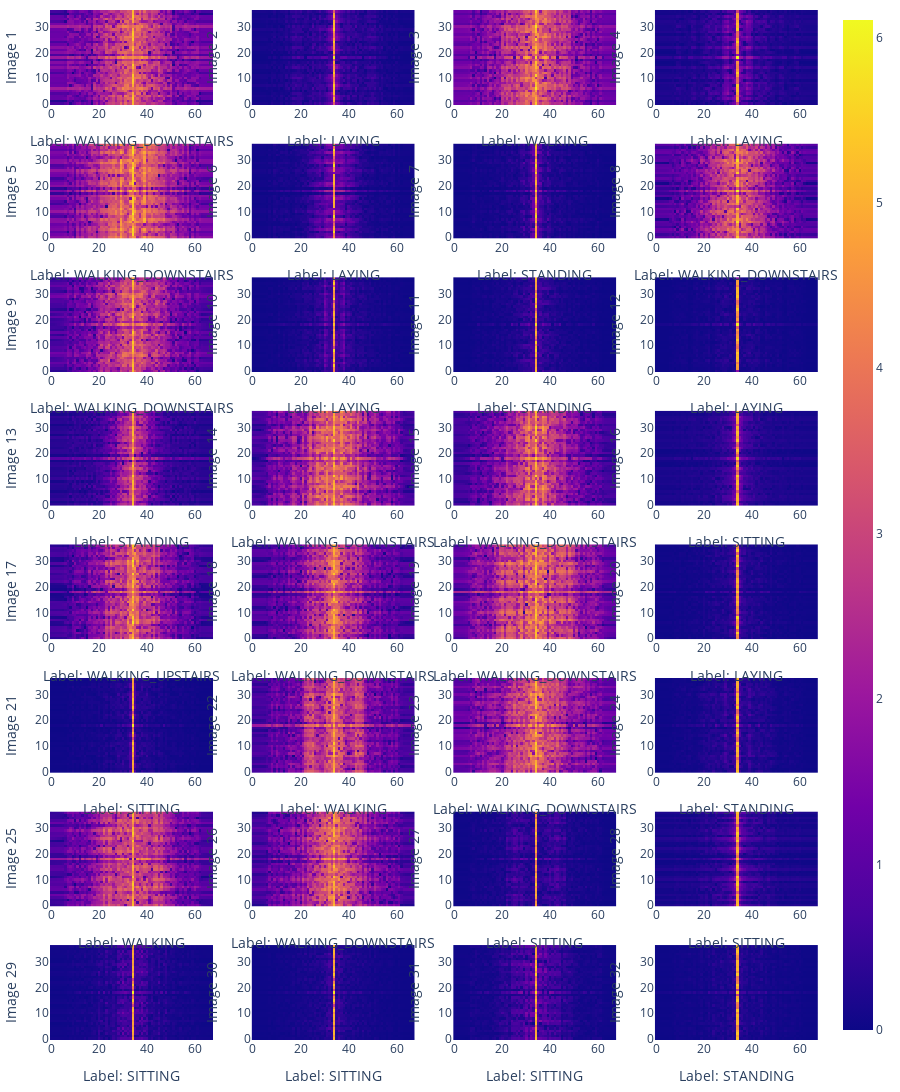

Here is the notebook cell this chart was saved with:
### Code cell
images, labels = next(iter(train_dataloader))
labels = labels.flatten()

fig = make_subplots(rows=8, cols=4)
for i, img in enumerate(images): 
  row = i // 4
  col = i % 4
  fig.add_trace(px.imshow(np.log(img + 1), color_continuous_scale='gray').data[0], row=row+1, col=col+1)
  fig.update_xaxes(title_text=f'Label: {label_names[int(labels[i])]}', row=row+1, col=col+1)
  fig.update_yaxes(title_text=f'Image {i+1}', row=row+1, col=col+1)

fig.update_layout(
  {
    "autosize": True,
    "margin": dict(l=10, r=10, t=10, b=10),
    "template": "plotly_white",
    "height": 1200  
  }
)
fig.show()

### Figure 1 — Plotly figure (JSON) as saved in the notebook; plotly's stock layout.template omitted (floating-point values rounded to 4 significant figures; data arrays with more than 128 entries replaced by an {"elided": "..."} marker saying what was removed)
{"data": [{"coloraxis": "coloraxis", "hovertemplate": "x: %{x}<br>y: %{y}<br>color: %{z}<extra></extra>", "name": "0", "type": "heatmap", "xaxis": "x", "yaxis": "y", "z": {"elided": "37x68 float values"}}, {"coloraxis": "coloraxis", "hovertemplate": "x: %{x}<br>y: %{y}<br>color: %{z}<extra></extra>", "name": "0", "type": "heatmap", "xaxis": "x2", "yaxis": "y2", "z": {"elided": "37x68 float values"}}, {"coloraxis": "coloraxis", "hovertemplate": "x: %{x}<br>y: %{y}<br>color: %{z}<extra></extra>", "name": "0", "type": "heatmap", "xaxis": "x3", "yaxis": "y3", "z": {"elided": "37x68 float values"}}, {"coloraxis": "coloraxis", "hovertemplate": "x: %{x}<br>y: %{y}<br>color: %{z}<extra></extra>", "name": "0", "type": "heatmap", "xaxis": "x4", "yaxis": "y4", "z": {"elided": "37x68 float values"}}, {"coloraxis": "coloraxis", "hovertemplate": "x: %{x}<br>y: %{y}<br>color: %{z}<extra></extra>", "name": "0", "type": "heatmap", "xaxis": "x5", "yaxis": "y5", "z": {"elided": "37x68 float values"}}, {"coloraxis": "coloraxis", "hovertemplate": "x: %{x}<br>y: %{y}<br>color: %{z}<extra></extra>", "name": "0", "type": "heatmap", "xaxis": "x6", "yaxis": "y6", "z": {"elided": "37x68 float values"}}, {"coloraxis": "coloraxis", "hovertemplate": "x: %{x}<br>y: %{y}<br>color: %{z}<extra></extra>", "name": "0", "type": "heatmap", "xaxis": "x7", "yaxis": "y7", "z": {"elided": "37x68 float values"}}, {"coloraxis": "coloraxis", "hovertemplate": "x: %{x}<br>y: %{y}<br>color: %{z}<extra></extra>", "name": "0", "type": "heatmap", "xaxis": "x8", "yaxis": "y8", "z": {"elided": "37x68 float values"}}, {"coloraxis": "coloraxis", "hovertemplate": "x: %{x}<br>y: %{y}<br>color: %{z}<extra></extra>", "name": "0", "type": "heatmap", "xaxis": "x9", "yaxis": "y9", "z": {"elided": "37x68 float values"}}, {"coloraxis": "coloraxis", "hovertemplate": "x: %{x}<br>y: %{y}<br>color: %{z}<extra></extra>", "name": "0", "type": "heatmap", "xaxis": "x10", "yaxis": "y10", "z": {"elided": "37x68 float values"}}, {"coloraxis": "coloraxis", "hovertemplate": "x: %{x}<br>y: %{y}<br>color: %{z}<extra></extra>", "name": "0", "type": "heatmap", "xaxis": "x11", "yaxis": "y11", "z": {"elided": "37x68 float values"}}, {"coloraxis": "coloraxis", "hovertemplate": "x: %{x}<br>y: %{y}<br>color: %{z}<extra></extra>", "name": "0", "type": "heatmap", "xaxis": "x12", "yaxis": "y12", "z": {"elided": "37x68 float values"}}, {"coloraxis": "coloraxis", "hovertemplate": "x: %{x}<br>y: %{y}<br>color: %{z}<extra></extra>", "name": "0", "type": "heatmap", "xaxis": "x13", "yaxis": "y13", "z": {"elided": "37x68 float values"}}, {"coloraxis": "coloraxis", "hovertemplate": "x: %{x}<br>y: %{y}<br>color: %{z}<extra></extra>", "name": "0", "type": "heatmap", "xaxis": "x14", "yaxis": "y14", "z": {"elided": "37x68 float values"}}, {"coloraxis": "coloraxis", "hovertemplate": "x: %{x}<br>y: %{y}<br>color: %{z}<extra></extra>", "name": "0", "type": "heatmap", "xaxis": "x15", "yaxis": "y15", "z": {"elided": "37x68 float values"}}, {"coloraxis": "coloraxis", "hovertemplate": "x: %{x}<br>y: %{y}<br>color: %{z}<extra></extra>", "name": "0", "type": "heatmap", "xaxis": "x16", "yaxis": "y16", "z": {"elided": "37x68 float values"}}, {"coloraxis": "coloraxis", "hovertemplate": "x: %{x}<br>y: %{y}<br>color: %{z}<extra></extra>", "name": "0", "type": "heatmap", "xaxis": "x17", "yaxis": "y17", "z": {"elided": "37x68 float values"}}, {"coloraxis": "coloraxis", "hovertemplate": "x: %{x}<br>y: %{y}<br>color: %{z}<extra></extra>", "name": "0", "type": "heatmap", "xaxis": "x18", "yaxis": "y18", "z": {"elided": "37x68 float values"}}, {"coloraxis": "coloraxis", "hovertemplate": "x: %{x}<br>y: %{y}<br>color: %{z}<extra></extra>", "name": "0", "type": "heatmap", "xaxis": "x19", "yaxis": "y19", "z": {"elided": "37x68 float values"}}, {"coloraxis": "coloraxis", "hovertemplate": "x: %{x}<br>y: %{y}<br>color: %{z}<extra></extra>", "name": "0", "type": "heatmap", "xaxis": "x20", "yaxis": "y20", "z": {"elided": "37x68 float values"}}, {"coloraxis": "coloraxis", "hovertemplate": "x: %{x}<br>y: %{y}<br>color: %{z}<extra></extra>", "name": "0", "type": "heatmap", "xaxis": "x21", "yaxis": "y21", "z": {"elided": "37x68 float values"}}, {"coloraxis": "coloraxis", "hovertemplate": "x: %{x}<br>y: %{y}<br>color: %{z}<extra></extra>", "name": "0", "type": "heatmap", "xaxis": "x22", "yaxis": "y22", "z": {"elided": "37x68 float values"}}, {"coloraxis": "coloraxis", "hovertemplate": "x: %{x}<br>y: %{y}<br>color: %{z}<extra></extra>", "name": "0", "type": "heatmap", "xaxis": "x23", "yaxis": "y23", "z": {"elided": "37x68 float values"}}, {"coloraxis": "coloraxis", "hovertemplate": "x: %{x}<br>y: %{y}<br>color: %{z}<extra></extra>", "name": "0", "type": "heatmap", "xaxis": "x24", "yaxis": "y24", "z": {"elided": "37x68 float values"}}, {"coloraxis": "coloraxis", "hovertemplate": "x: %{x}<br>y: %{y}<br>color: %{z}<extra></extra>", "name": "0", "type": "heatmap", "xaxis": "x25", "yaxis": "y25", "z": {"elided": "37x68 float values"}}, {"coloraxis": "coloraxis", "hovertemplate": "x: %{x}<br>y: %{y}<br>color: %{z}<extra></extra>", "name": "0", "type": "heatmap", "xaxis": "x26", "yaxis": "y26", "z": {"elided": "37x68 float values"}}, {"coloraxis": "coloraxis", "hovertemplate": "x: %{x}<br>y: %{y}<br>color: %{z}<extra></extra>", "name": "0", "type": "heatmap", "xaxis": "x27", "yaxis": "y27", "z": {"elided": "37x68 float values"}}, {"coloraxis": "coloraxis", "hovertemplate": "x: %{x}<br>y: %{y}<br>color: %{z}<extra></extra>", "name": "0", "type": "heatmap", "xaxis": "x28", "yaxis": "y28", "z": {"elided": "37x68 float values"}}, {"coloraxis": "coloraxis", "hovertemplate": "x: %{x}<br>y: %{y}<br>color: %{z}<extra></extra>", "name": "0", "type": "heatmap", "xaxis": "x29", "yaxis": "y29", "z": {"elided": "37x68 float values"}}, {"coloraxis": "coloraxis", "hovertemplate": "x: %{x}<br>y: %{y}<br>color: %{z}<extra></extra>", "name": "0", "type": "heatmap", "xaxis": "x30", "yaxis": "y30", "z": {"elided": "37x68 float values"}}, {"coloraxis": "coloraxis", "hovertemplate": "x: %{x}<br>y: %{y}<br>color: %{z}<extra></extra>", "name": "0", "type": "heatmap", "xaxis": "x31", "yaxis": "y31", "z": {"elided": "37x68 float values"}}, {"coloraxis": "coloraxis", "hovertemplate": "x: %{x}<br>y: %{y}<br>color: %{z}<extra></extra>", "name": "0", "type": "heatmap", "xaxis": "x32", "yaxis": "y32", "z": {"elided": "37x68 float values"}}], "layout": {"autosize": true, "height": 1200, "margin": {"b": 10, "l": 10, "r": 10, "t": 10}, "xaxis": {"anchor": "y", "domain": [0, 0.2125], "title": {"text": "Label: WALKING_DOWNSTAIRS"}}, "xaxis10": {"anchor": "y10", "domain": [0.2625, 0.475], "title": {"text": "Label: LAYING"}}, "xaxis11": {"anchor": "y11", "domain": [0.525, 0.7375], "title": {"text": "Label: STANDING"}}, "xaxis12": {"anchor": "y12", "domain": [0.7875, 1], "title": {"text": "Label: LAYING"}}, "xaxis13": {"anchor": "y13", "domain": [0, 0.2125], "title": {"text": "Label: STANDING"}}, "xaxis14": {"anchor": "y14", "domain": [0.2625, 0.475], "title": {"text": "Label: WALKING_DOWNSTAIRS"}}, "xaxis15": {"anchor": "y15", "domain": [0.525, 0.7375], "title": {"text": "Label: WALKING_DOWNSTAIRS"}}, "xaxis16": {"anchor": "y16", "domain": [0.7875, 1], "title": {"text": "Label: SITTING"}}, "xaxis17": {"anchor": "y17", "domain": [0, 0.2125], "title": {"text": "Label: WALKING_UPSTAIRS"}}, "xaxis18": {"anchor": "y18", "domain": [0.2625, 0.475], "title": {"text": "Label: WALKING_DOWNSTAIRS"}}, "xaxis19": {"anchor": "y19", "domain": [0.525, 0.7375], "title": {"text": "Label: WALKING_DOWNSTAIRS"}}, "xaxis2": {"anchor": "y2", "domain": [0.2625, 0.475], "title": {"text": "Label: LAYING"}}, "xaxis20": {"anchor": "y20", "domain": [0.7875, 1], "title": {"text": "Label: LAYING"}}, "xaxis21": {"anchor": "y21", "domain": [0, 0.2125], "title": {"text": "Label: SITTING"}}, "xaxis22": {"anchor": "y22", "domain": [0.2625, 0.475], "title": {"text": "Label: WALKING"}}, "xaxis23": {"anchor": "y23", "domain": [0.525, 0.7375], "title": {"text": "Label: WALKING_DOWNSTAIRS"}}, "xaxis24": {"anchor": "y24", "domain": [0.7875, 1], "title": {"text": "Label: STANDING"}}, "xaxis25": {"anchor": "y25", "domain": [0, 0.2125], "title": {"text": "Label: WALKING"}}, "xaxis26": {"anchor": "y26", "domain": [0.2625, 0.475], "title": {"text": "Label: WALKING_DOWNSTAIRS"}}, "xaxis27": {"anchor": "y27", "domain": [0.525, 0.7375], "title": {"text": "Label: SITTING"}}, "xaxis28": {"anchor": "y28", "domain": [0.7875, 1], "title": {"text": "Label: SITTING"}}, "xaxis29": {"anchor": "y29", "domain": [0, 0.2125], "title": {"text": "Label: SITTING"}}, "xaxis3": {"anchor": "y3", "domain": [0.525, 0.7375], "title": {"text": "Label: WALKING"}}, "xaxis30": {"anchor": "y30", "domain": [0.2625, 0.475], "title": {"text": "Label: SITTING"}}, "xaxis31": {"anchor": "y31", "domain": [0.525, 0.7375], "title": {"text": "Label: SITTING"}}, "xaxis32": {"anchor": "y32", "domain": [0.7875, 1], "title": {"text": "Label: STANDING"}}, "xaxis4": {"anchor": "y4", "domain": [0.7875, 1], "title": {"text": "Label: LAYING"}}, "xaxis5": {"anchor": "y5", "domain": [0, 0.2125], "title": {"text": "Label: WALKING_DOWNSTAIRS"}}, "xaxis6": {"anchor": "y6", "domain": [0.2625, 0.475], "title": {"text": "Label: LAYING"}}, "xaxis7": {"anchor": "y7", "domain": [0.525, 0.7375], "title": {"text": "Label: STANDING"}}, "xaxis8": {"anchor": "y8", "domain": [0.7875, 1], "title": {"text": "Label: WALKING_DOWNSTAIRS"}}, "xaxis9": {"anchor": "y9", "domain": [0, 0.2125], "title": {"text": "Label: WALKING_DOWNSTAIRS"}}, "yaxis": {"anchor": "x", "domain": [0.9078, 1.0], "title": {"text": "Image 1"}}, "yaxis10": {"anchor": "x10", "domain": [0.6484, 0.7406], "title": {"text": "Image 10"}}, "yaxis11": {"anchor": "x11", "domain": [0.6484, 0.7406], "title": {"text": "Image 11"}}, "yaxis12": {"anchor": "x12", "domain": [0.6484, 0.7406], "title": {"text": "Image 12"}}, "yaxis13": {"anchor": "x13", "domain": [0.5188, 0.6109], "title": {"text": "Image 13"}}, "yaxis14": {"anchor": "x14", "domain": [0.5188, 0.6109], "title": {"text": "Image 14"}}, "yaxis15": {"anchor": "x15", "domain": [0.5188, 0.6109], "title": {"text": "Image 15"}}, "yaxis16": {"anchor": "x16", "domain": [0.5188, 0.6109], "title": {"text": "Image 16"}}, "yaxis17": {"anchor": "x17", "domain": [0.3891, 0.4813], "title": {"text": "Image 17"}}, "yaxis18": {"anchor": "x18", "domain": [0.3891, 0.4813], "title": {"text": "Image 18"}}, "yaxis19": {"anchor": "x19", "domain": [0.3891, 0.4813], "title": {"text": "Image 19"}}, "yaxis2": {"anchor": "x2", "domain": [0.9078, 1.0], "title": {"text": "Image 2"}}, "yaxis20": {"anchor": "x20", "domain": [0.3891, 0.4813], "title": {"text": "Image 20"}}, "yaxis21": {"anchor": "x21", "domain": [0.2594, 0.3516], "title": {"text": "Image 21"}}, "yaxis22": {"anchor": "x22", "domain": [0.2594, 0.3516], "title": {"text": "Image 22"}}, "yaxis23": {"anchor": "x23", "domain": [0.2594, 0.3516], "title": {"text": "Image 23"}}, "yaxis24": {"anchor": "x24", "domain": [0.2594, 0.3516], "title": {"text": "Image 24"}}, "yaxis25": {"anchor": "x25", "domain": [0.1297, 0.2219], "title": {"text": "Image 25"}}, "yaxis26": {"anchor": "x26", "domain": [0.1297, 0.2219], "title": {"text": "Image 26"}}, "yaxis27": {"anchor": "x27", "domain": [0.1297, 0.2219], "title": {"text": "Image 27"}}, "yaxis28": {"anchor": "x28", "domain": [0.1297, 0.2219], "title": {"text": "Image 28"}}, "yaxis29": {"anchor": "x29", "domain": [0, 0.09219], "title": {"text": "Image 29"}}, "yaxis3": {"anchor": "x3", "domain": [0.9078, 1.0], "title": {"text": "Image 3"}}, "yaxis30": {"anchor": "x30", "domain": [0, 0.09219], "title": {"text": "Image 30"}}, "yaxis31": {"anchor": "x31", "domain": [0, 0.09219], "title": {"text": "Image 31"}}, "yaxis32": {"anchor": "x32", "domain": [0, 0.09219], "title": {"text": "Image 32"}}, "yaxis4": {"anchor": "x4", "domain": [0.9078, 1.0], "title": {"text": "Image 4"}}, "yaxis5": {"anchor": "x5", "domain": [0.7781, 0.8703], "title": {"text": "Image 5"}}, "yaxis6": {"anchor": "x6", "domain": [0.7781, 0.8703], "title": {"text": "Image 6"}}, "yaxis7": {"anchor": "x7", "domain": [0.7781, 0.8703], "title": {"text": "Image 7"}}, "yaxis8": {"anchor": "x8", "domain": [0.7781, 0.8703], "title": {"text": "Image 8"}}, "yaxis9": {"anchor": "x9", "domain": [0.6484, 0.7406], "title": {"text": "Image 9"}}}}
